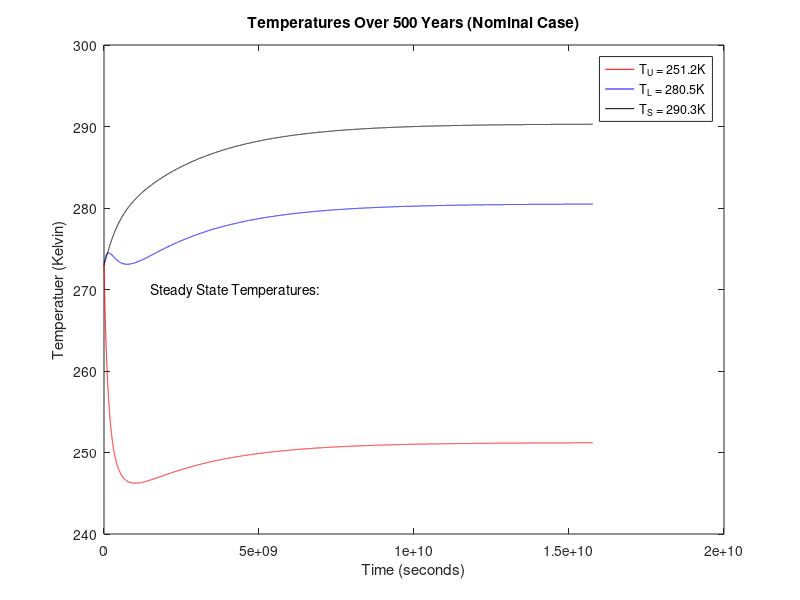

This figure's MATLAB source:
%Julie Harrow
%1.020 Problem Set 7
%Problem 3 Nominal Case

clear all

%% Constants

sigma = 5.67*10^(-8);   % J/m^2/sec/K^4         Stefan-Boltzman
rho = 1000;             % kg/m^3                density of water
epsilon = 0.92;
h_L = 1800;             %m
Sinc = 240;             %watts/m^2              Incident solar SW

alpha_U = 0.219;        %                       SW absorptivities
alpha_L = 0.094;        %                       SW absorptivities


C_S = 4200*10^6;        % J/m^2/K
C_U = 1040*10^6;        % J/m^2/K
C_L = 2340*10^6;        % J/m^2/K

Qs_lat = 80;            %W/m^2
Qs_sen = 10;            %W/m^2  

%% Equations of Temperature

dt = 0.02 * 365 * 24 * 60 * 60;                 %seconds
totalTime = 1:dt:(500 * 365 * 24 * 60 * 60);    %seconds

T_U(1) = 273;
T_L(1) = 273;
T_S(1) = 273;

for i = 1:length(totalTime)-1
    
    
    T_U(i+1) = T_U(i) + (dt *...
        (((epsilon * sigma * T_L(i)^4)...
        - (2 * epsilon * sigma * T_U(i)^4)...
        + (alpha_U * Sinc)...
        + (0.5 * Qs_lat)) / C_U));
    
    T_L(i+1) = T_L(i) + (dt *...
        (((epsilon * sigma * T_U(i)^4)...
        - (2 * epsilon * sigma * T_L(i)^4)...
        + (epsilon * sigma * T_S(i)^4)...
        + (alpha_L * (1-alpha_U) * Sinc)...
        + (0.5 * Qs_lat)...
        + (Qs_sen)) / C_L));
    
    T_S(i+1) = T_S(i) + (dt *...
        (((epsilon * sigma * T_L(i)^4)...
        - (sigma * T_S(i)^4)...
        + ((1-alpha_U-alpha_L+(alpha_U*alpha_L)) * Sinc)...
        - (Qs_lat)...
        - (Qs_sen)) / C_S));
    
end

lapseRate = (T_S(end) - T_L(end))/h_L;      %K/m

%% Plot

plot(totalTime,T_U, 'r')
hold on
plot(totalTime,T_L, 'b')
hold on
plot(totalTime,T_S, 'k')
title('Temperatures Over 500 Years (Nominal Case)')
xlabel('Time (seconds)')
ylabel('Temperatuer (Kelvin)')
legend('T_U = 251.2K','T_L = 280.5K','T_S = 290.3K')
text(1.5*10^9,270, 'Steady State Temperatures:')
